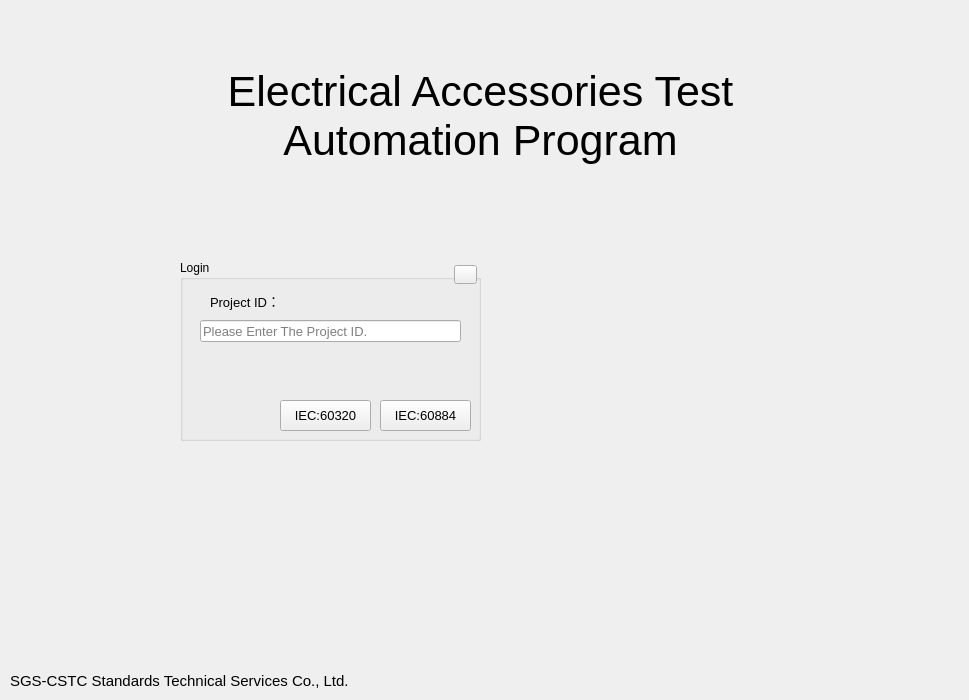
   <widget class="QWidget" name="page_login">
    <widget class="QGroupBox" name="groupBox_login">
     <property name="geometry">
      <rect>
       <x>180</x>
       <y>260</y>
       <width>301</width>
       <height>181</height>
      </rect>
     </property>
     <property name="font">
      <font>
       <weight>50</weight>
       <bold>false</bold>
      </font>
     </property>
     <property name="autoFillBackground">
      <bool>false</bool>
     </property>
     <property name="styleSheet">
      <string notr="true"/>
     </property>
     <property name="title">
      <string>Login</string>
     </property>
     <widget class="QLabel" name="label_itemId">
      <property name="geometry">
       <rect>
        <x>30</x>
        <y>30</y>
        <width>81</width>
        <height>21</height>
       </rect>
      </property>
      <property name="font">
       <font>
        <pointsize>10</pointsize>
       </font>
      </property>
      <property name="styleSheet">
       <string notr="true"/>
      </property>
      <property name="text">
       <string>Project ID：</string>
      </property>
     </widget>
     <widget class="QLineEdit" name="lineEdit_itemId">
      <property name="geometry">
       <rect>
        <x>20</x>
        <y>60</y>
        <width>261</width>
        <height>22</height>
       </rect>
      </property>
      <property name="font">
       <font>
        <pointsize>10</pointsize>
       </font>
      </property>
      <property name="focusPolicy">
       <enum>Qt::StrongFocus</enum>
      </property>
      <property name="styleSheet">
       <string notr="true"/>
      </property>
      <property name="text">
       <string/>
      </property>
      <property name="maxLength">
       <number>32767</number>
      </property>
      <property name="echoMode">
       <enum>QLineEdit::Normal</enum>
      </property>
      <property name="placeholderText">
       <string>Please Enter The Project ID.</string>
      </property>
      <property name="cursorMoveStyle">
       <enum>Qt::LogicalMoveStyle</enum>
      </property>
     </widget>
     <widget class="QPushButton" name="pushButton_login1">
      <property name="geometry">
       <rect>
        <x>100</x>
        <y>140</y>
        <width>91</width>
        <height>31</height>
       </rect>
      </property>
      <property name="font">
       <font>
        <pointsize>10</pointsize>
       </font>
      </property>
      <property name="autoFillBackground">
       <bool>false</bool>
      </property>
      <property name="styleSheet">
       <string notr="true"/>
      </property>
      <property name="text">
       <string>IEC:60320</string>
      </property>
     </widget>
     <widget class="QPushButton" name="pushButton_login2">
      <property name="geometry">
       <rect>
        <x>200</x>
        <y>140</y>
        <width>91</width>
        <height>31</height>
       </rect>
      </property>
      <property name="font">
       <font>
        <pointsize>10</pointsize>
       </font>
      </property>
      <property name="acceptDrops">
       <bool>false</bool>
      </property>
      <property name="layoutDirection">
       <enum>Qt::LeftToRight</enum>
      </property>
      <property name="autoFillBackground">
       <bool>false</bool>
      </property>
      <property name="styleSheet">
       <string notr="true"/>
      </property>
      <property name="text">
       <string>IEC:60884</string>
      </property>
     </widget>
     <widget class="QPushButton" name="pushButton_6">
      <property name="geometry">
       <rect>
        <x>274</x>
        <y>5</y>
        <width>23</width>
        <height>19</height>
       </rect>
      </property>
      <property name="minimumSize">
       <size>
        <width>23</width>
        <height>19</height>
       </size>
      </property>
      <property name="maximumSize">
       <size>
        <width>23</width>
        <height>19</height>
       </size>
      </property>
      <property name="styleSheet">
       <string notr="true"/>
      </property>
      <property name="text">
       <string/>
      </property>
     </widget>
     <zorder>pushButton_6</zorder>
     <zorder>label_itemId</zorder>
     <zorder>lineEdit_itemId</zorder>
     <zorder>pushButton_login1</zorder>
     <zorder>pushButton_login2</zorder>
    </widget>
    <widget class="QLabel" name="label_login">
     <property name="geometry">
      <rect>
       <x>480</x>
       <y>230</y>
       <width>480</width>
       <height>270</height>
      </rect>
     </property>
     <property name="styleSheet">
      <string notr="true"/>
     </property>
     <property name="text">
      <string/>
     </property>
    </widget>
    <widget class="QLabel" name="label_2">
     <property name="geometry">
      <rect>
       <x>10</x>
       <y>670</y>
       <width>941</width>
       <height>21</height>
      </rect>
     </property>
     <property name="font">
      <font>
       <pointsize>11</pointsize>
      </font>
     </property>
     <property name="styleSheet">
      <string notr="true"/>
     </property>
     <property name="text">
      <string>SGS-CSTC Standards Technical Services Co., Ltd.</string>
     </property>
     <property name="alignment">
      <set>Qt::AlignLeading|Qt::AlignLeft|Qt::AlignVCenter</set>
     </property>
    </widget>
    <widget class="QLabel" name="label_3">
     <property name="geometry">
      <rect>
       <x>170</x>
       <y>50</y>
       <width>621</width>
       <height>131</height>
      </rect>
     </property>
     <property name="font">
      <font>
       <pointsize>32</pointsize>
      </font>
     </property>
     <property name="styleSheet">
      <string notr="true"/>
     </property>
     <property name="lineWidth">
      <number>1</number>
     </property>
     <property name="text">
      <string>Electrical Accessories Test Automation Program</string>
     </property>
     <property name="alignment">
      <set>Qt::AlignCenter</set>
     </property>
     <property name="wordWrap">
      <bool>true</bool>
     </property>
    </widget>
    <zorder>label_login</zorder>
    <zorder>groupBox_login</zorder>
    <zorder>label_2</zorder>
    <zorder>label_3</zorder>
   </widget>
